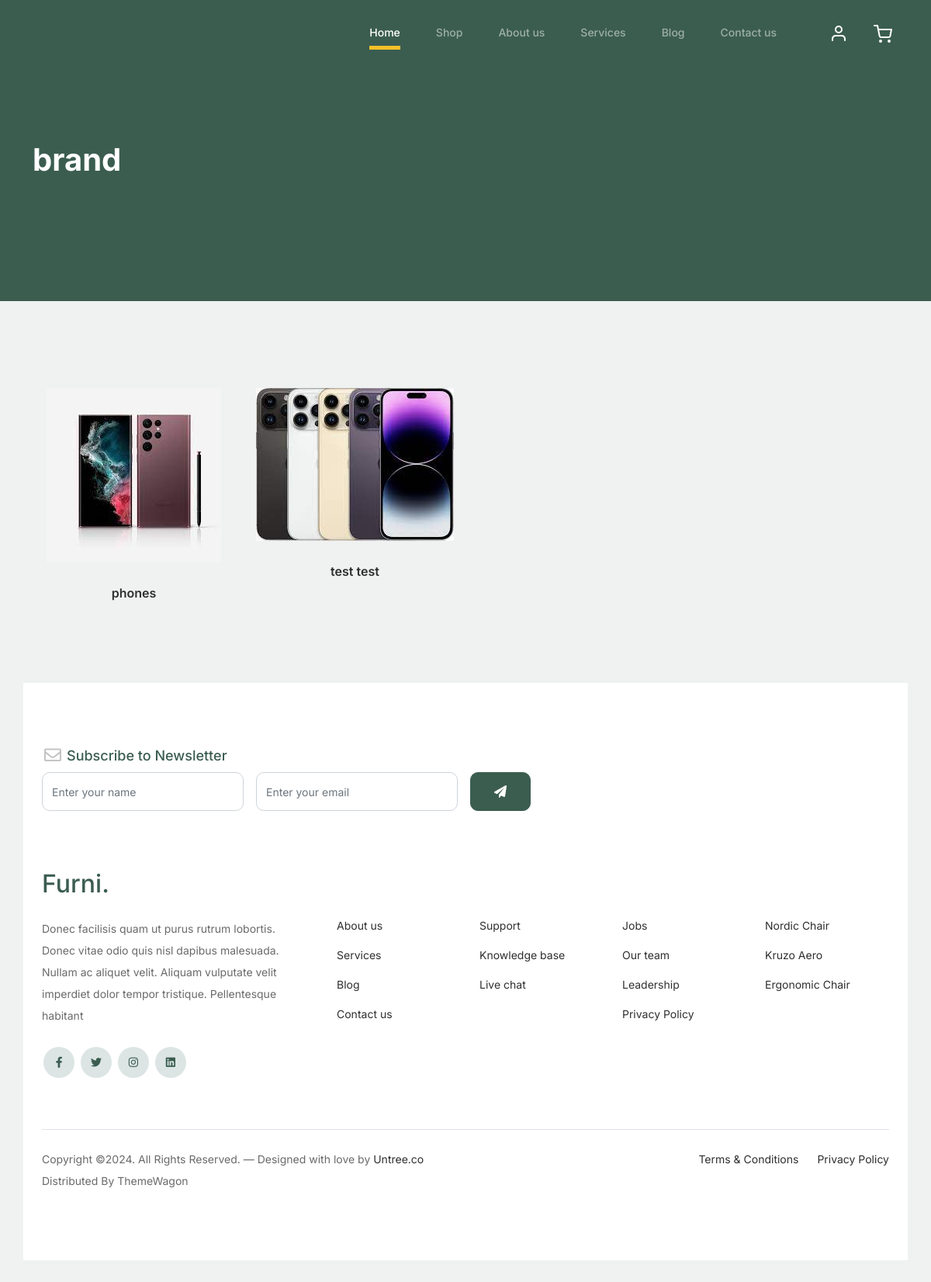
Page /products/brand/ on the earlier database version.
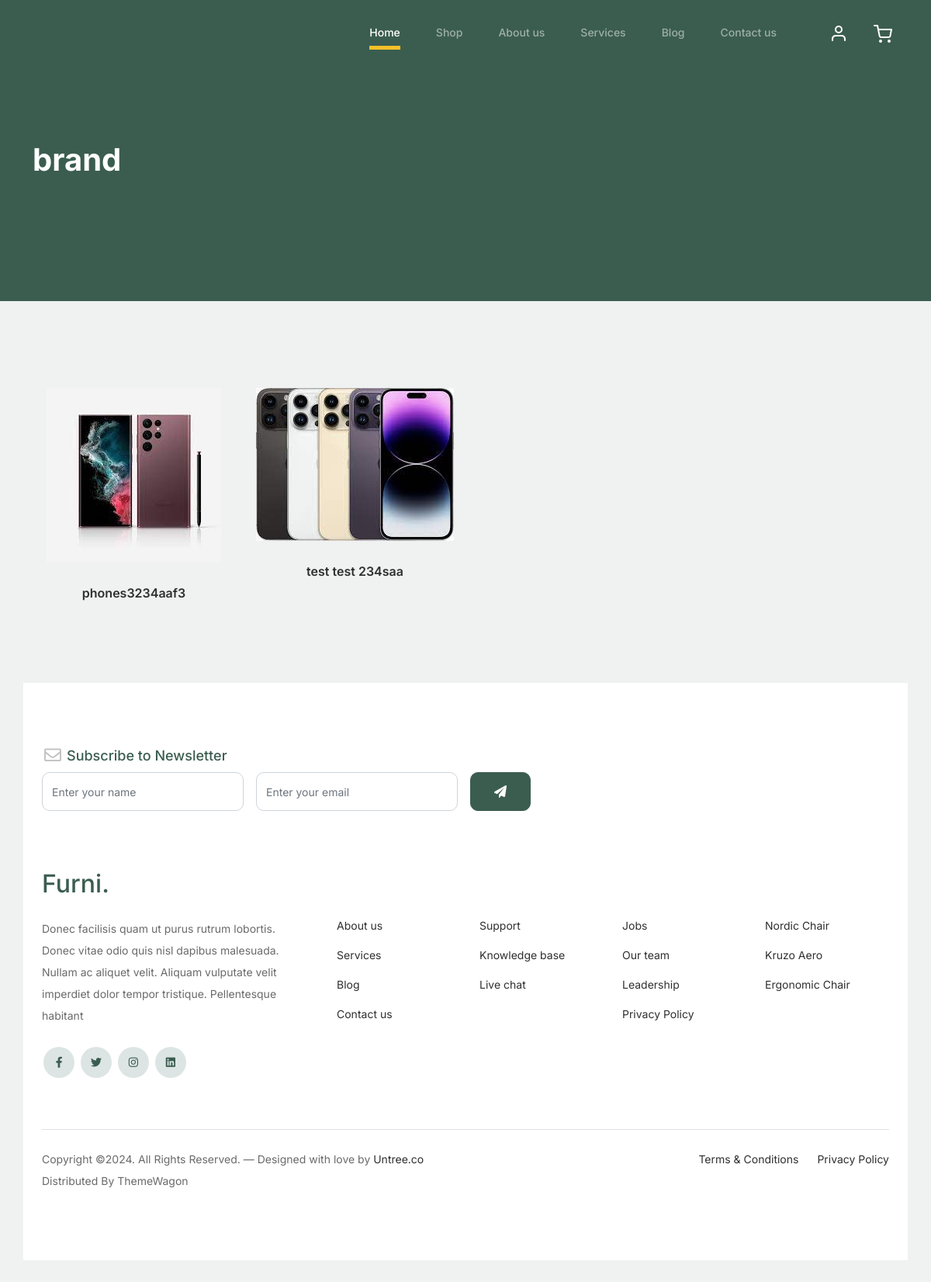
Same page on the later database version.
### products/models.py (models this page shows, shortened)
class Brand(models.Model):
    name = models.CharField(_('Name') ,max_length=50)
    image = models.ImageField( _('Image') ,upload_to= 'brands')
    slug = models.SlugField(blank = True , null = True)

### products/views.py (the view)
# urls.py: path('brand/' , BrandList.as_view() , name = 'brand_list'),
class BrandList(generic.ListView):
    model = Brand
    template_name='products/brand_list.html'

### products/templates/products/brand_list.html
{% extends "base.html" %}
{% load static %}
{% block body %}
<div class="hero">
	<div class="container">
		<div class="row justify-content-between">
			<div class="col-lg-5">
				<div class="intro-excerpt">
					<h1>brand</h1>
				</div>
			</div>
			<div class="col-lg-7">
			</div>
		</div>
	</div>
</div>
<div class="untree_co-section product-section before-footer-section">
	<div class="container">
		<div class="row">
			{% for brand in brand_list %}
			<div class="col-12 col-md-4 col-lg-3 mb-5">
				<a class="product-item" href="{{brand.slug}}">
					<img src=" {{brand.image.url}} " class="img-fluid product-thumbnail">
					<h3 class="product-title"> {{brand.name}} </h3>
				</a>
			</div>
			{% endfor %}
			{% endblock body %}

Differences in the rows shown:
changed Brand: name "phones" → "phones3234aaf3"
changed Brand: name "test test" → "test test 234saa"
